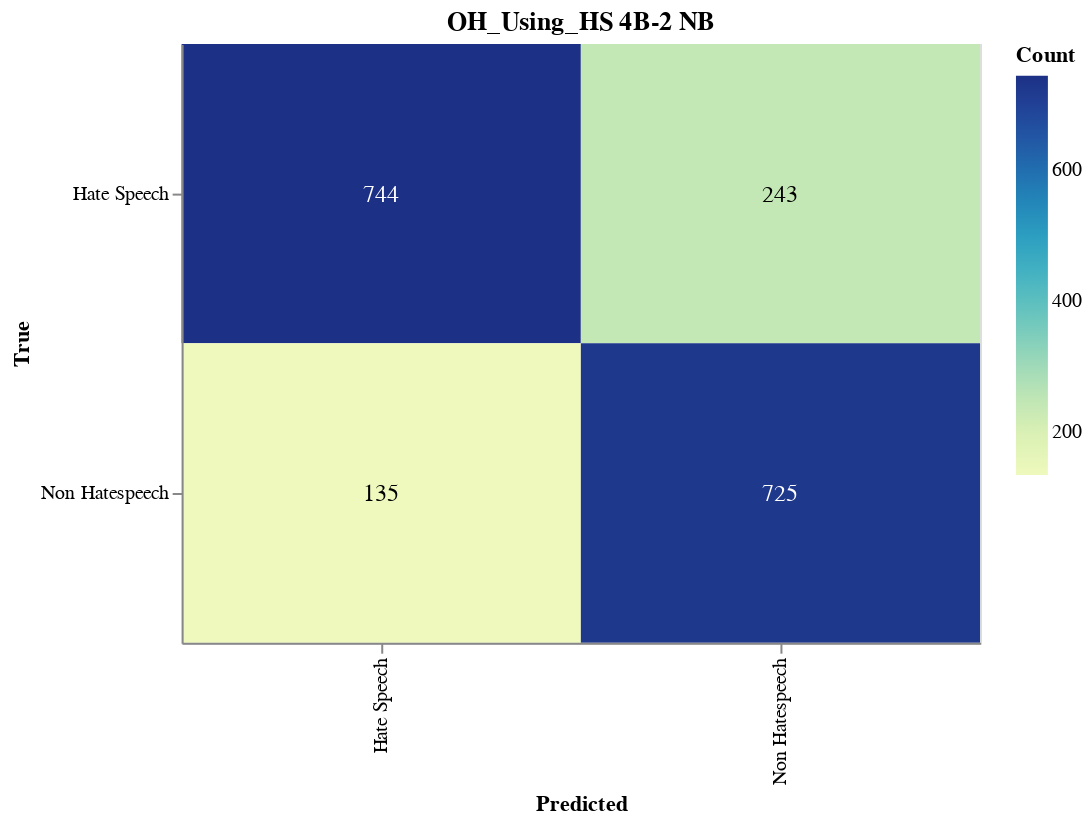

Here is the notebook cell this chart was saved with:
### Markdown cell above
#### Save Confusion Matrix

### Code cell
import altair as alt
import pandas as pd
from sklearn.metrics import confusion_matrix

# Calculate the confusion matrix
cm = confusion_matrix(true_labels, adjusted_predictions)

# Define class names
class_names = ['Hate Speech', 'Non Hatespeech']

# Convert confusion matrix to DataFrame
cm_df = pd.DataFrame(cm, index=class_names, columns=class_names).reset_index().melt(id_vars='index')
cm_df.columns = ['True', 'Predicted', 'Count']

# Ensure the order of categories
cm_df['True'] = pd.Categorical(cm_df['True'], categories=class_names, ordered=True)
cm_df['Predicted'] = pd.Categorical(cm_df['Predicted'], categories=class_names, ordered=True)

# Create the Altair plot
heatmap = alt.Chart(cm_df).mark_rect().encode(
    x=alt.X('Predicted:O', sort=class_names),
    y=alt.Y('True:O', sort=class_names),
    color='Count:Q',
    tooltip=['True', 'Predicted', 'Count']
).properties(
    width=400,
    height=300,
    title='OH_Using_HS 4B-2 NB'
)

# Add text labels
text = heatmap.mark_text(
    align='center',
    baseline='middle',
    fontSize=12
).encode(
    text='Count:Q',
    color=alt.condition(
        alt.datum.Count > cm.max() / 2,
        alt.value('white'),
        alt.value('black')
    )
)

# Combine heatmap and text
final_chart = heatmap + text

# Display the plot
final_chart.show()

### Figure 1 — Vega-Lite specification as saved in the notebook (floating-point values rounded to 4 significant figures)
{"config": {"view": {"continuousWidth": 300, "continuousHeight": 300}}, "layer": [{"mark": {"type": "rect"}, "encoding": {"color": {"field": "Count", "type": "quantitative"}, "tooltip": [{"field": "True", "type": "ordinal"}, {"field": "Predicted", "type": "ordinal"}, {"field": "Count", "type": "quantitative"}], "x": {"field": "Predicted", "sort": ["Hate Speech", "Non Hatespeech"], "type": "ordinal"}, "y": {"field": "True", "sort": ["Hate Speech", "Non Hatespeech"], "type": "ordinal"}}, "title": "OH_Using_HS 4B-2 NB"}, {"mark": {"type": "text", "align": "center", "baseline": "middle", "fontSize": 12}, "encoding": {"color": {"condition": {"test": "(datum.Count > 372.0)", "value": "white"}, "value": "black"}, "text": {"field": "Count", "type": "quantitative"}, "tooltip": [{"field": "True", "type": "ordinal"}, {"field": "Predicted", "type": "ordinal"}, {"field": "Count", "type": "quantitative"}], "x": {"field": "Predicted", "sort": ["Hate Speech", "Non Hatespeech"], "type": "ordinal"}, "y": {"field": "True", "sort": ["Hate Speech", "Non Hatespeech"], "type": "ordinal"}}, "title": "OH_Using_HS 4B-2 NB"}], "data": {"name": "data-d9f18514c9c9c4c059e5644530cc8c0f"}, "height": 300, "width": 400, "$schema": "https://vega.github.io/schema/vega-lite/v5.17.0.json", "datasets": {"data-d9f18514c9c9c4c059e5644530cc8c0f": [{"True": "Hate Speech", "Predicted": "Hate Speech", "Count": 744}, {"True": "Non Hatespeech", "Predicted": "Hate Speech", "Count": 135}, {"True": "Hate Speech", "Predicted": "Non Hatespeech", "Count": 243}, {"True": "Non Hatespeech", "Predicted": "Non Hatespeech", "Count": 725}]}}
